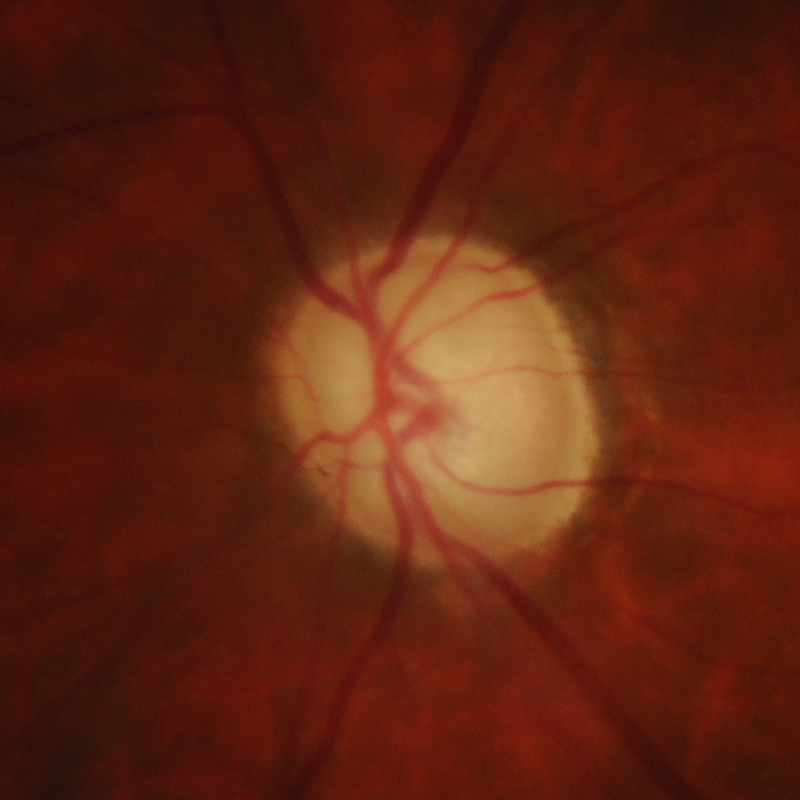
#> input picture kmeans/G-1-L.png, 800 x 800 px
$ python kmean.py
#> lines starting #> are read from the running program, lines starting #| are printed output that depends on the picture
import numpy as np
import matplotlib.pyplot as plt
import cv2
from sklearn.cluster import KMeans
k = 3;#number of dominating colors you want

def kmeans_cluster(path1, path2):
#> called with path1 = 'G-1-L.png', path2 = 'G-1-L_copy.png'
	img = cv2.imread(path1)#BGR format
#> img is the input picture: shape (800, 800, 3); mean B, G, R 18.1, 36.1, 95.2
	origin = cv2.cvtColor(img, cv2.COLOR_BGR2RGB)
	truth = cv2.imread(path2, cv2.IMREAD_GRAYSCALE)
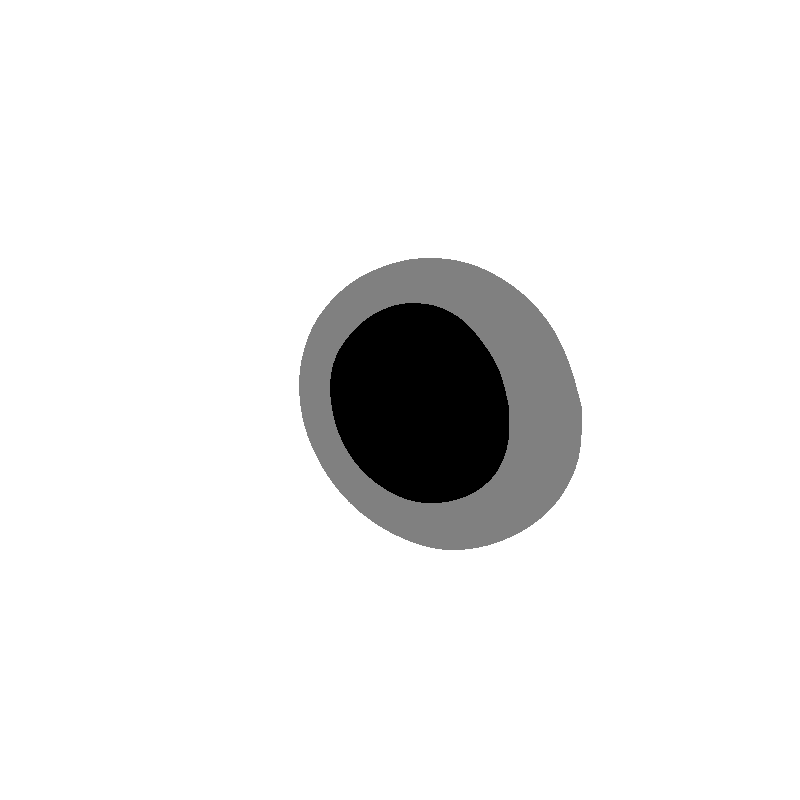
#> input picture kmeans/G-1-L_copy.png, 800 x 800 px
#> truth is the input picture: shape (800, 800); min 0, max 255, mean 236.7

	width = img.shape[0]
#> width = 800
	height = img.shape[1]
#> height = 800

	img_f = img.reshape(-1,3)
	print(img_f.shape)
#| (640000, 3)

	classifier = KMeans(n_clusters=k)
	kmeans = classifier.fit(img_f)

	labels = kmeans.labels_

	prediction = labels.reshape((width, height))
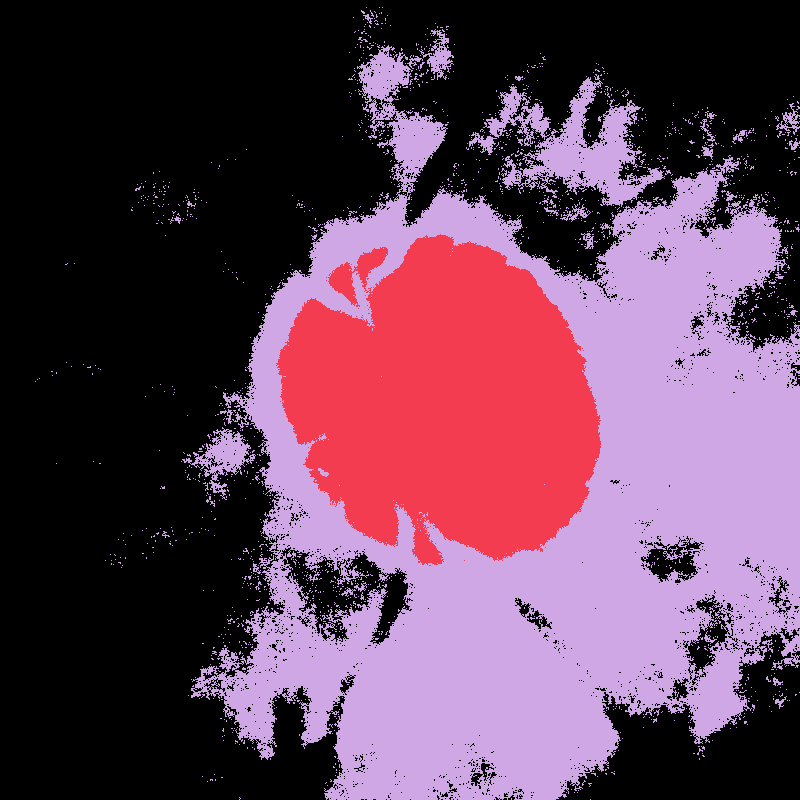
#> prediction: shape (800, 800) int32; 3 distinct labels, from 0 to 2; one colour per label, 0 black
	prediction[prediction == 0] = 0
	prediction[prediction == 1] = 125
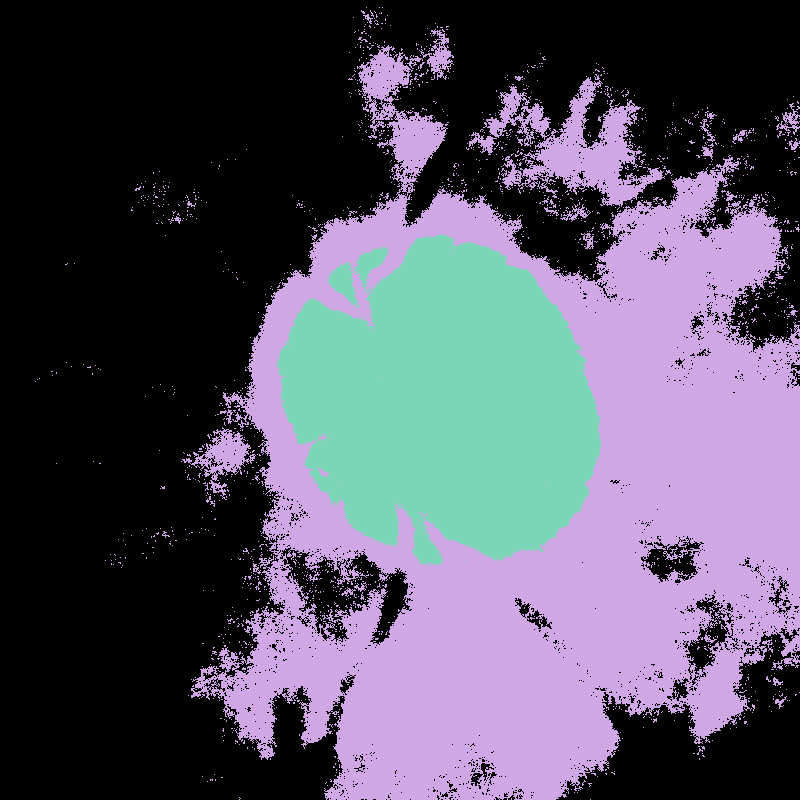
#> prediction: shape (800, 800) int32; 3 distinct labels, from 0 to 125; one colour per label, 0 black
	prediction[prediction == 2] = 255
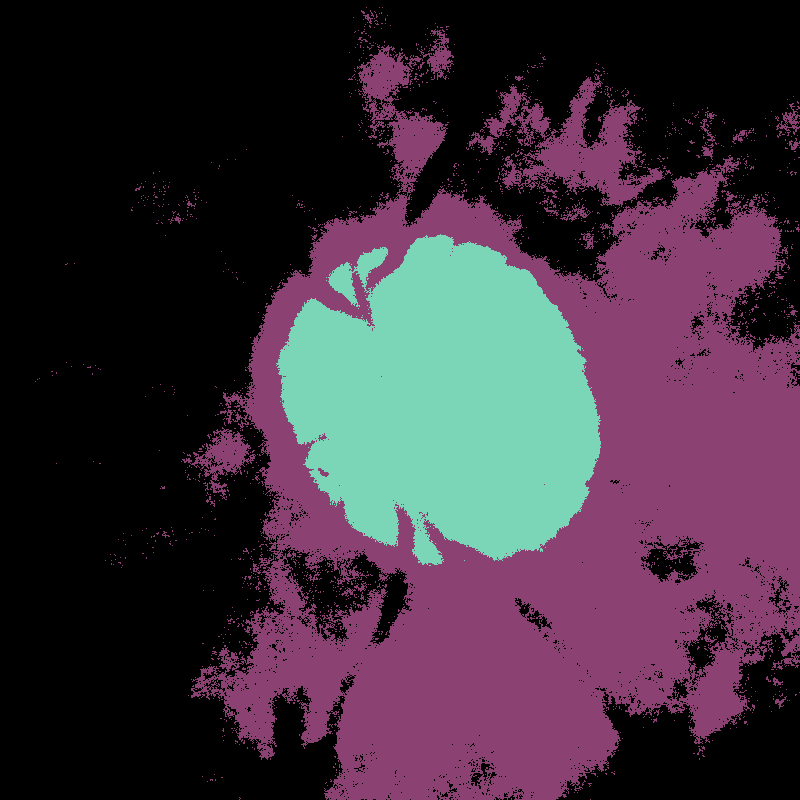
#> prediction: shape (800, 800) int32; 3 distinct labels, from 0 to 255; one colour per label, 0 black
	return origin, truth, prediction.astype(np.uint8)

def label_prediction(prediction, la):
	print(la)
	prediction_copy = prediction.copy()
	prediction[prediction_copy == 0] = la[0]
	prediction[prediction_copy == 125] = la[1]
	prediction[prediction_copy == 255] = la[2]
	return prediction

origin1, truth1, prediction1 = kmeans_cluster("G-1-L.png", "G-1-L_copy.png")
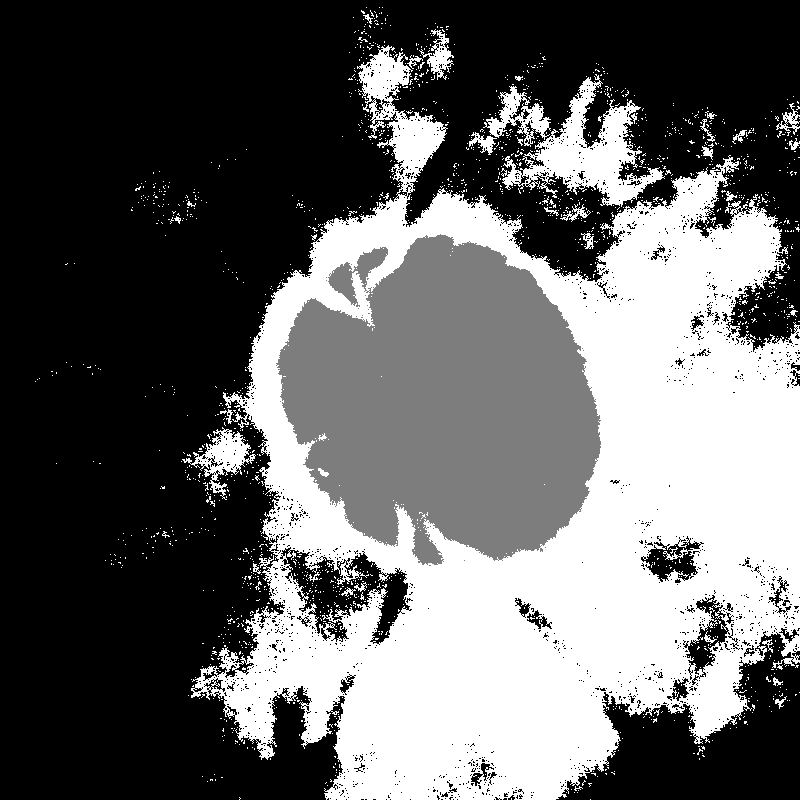
#> prediction1: shape (800, 800); min 0, max 255, mean 100
plt.imshow(prediction1, cmap="gray")
plt.show()
la = input("")
la = [int(n) for n in la.split()]
#> (the run stopped early here; a loop or call above may not have finished)
